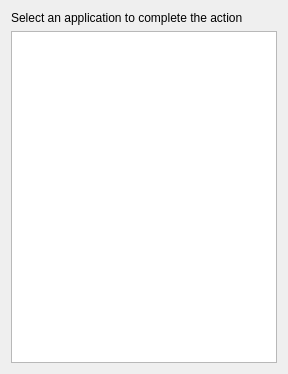
<?xml version="1.0" encoding="UTF-8"?>
<ui version="4.0">
 <class>ChoseApplicationView</class>
 <widget class="QWidget" name="ChoseApplicationView">
  <property name="geometry">
   <rect>
    <x>0</x>
    <y>0</y>
    <width>288</width>
    <height>374</height>
   </rect>
  </property>
  <property name="windowTitle">
   <string>ChoseApplicationView</string>
  </property>
  <layout class="QVBoxLayout" name="verticalLayout">
   <item>
    <widget class="QLabel" name="label">
     <property name="text">
      <string>Select an application to complete the action</string>
     </property>
    </widget>
   </item>
   <item>
    <widget class="QListView" name="listView"/>
   </item>
  </layout>
 </widget>
 <resources/>
 <connections/>
</ui>
